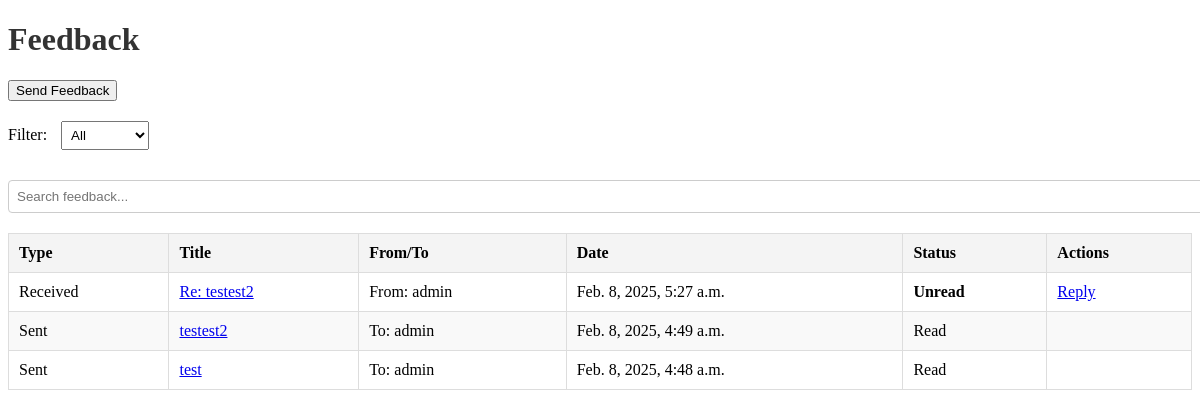
/feedbacks/ (signed in), run on an earlier commit of the app's database.
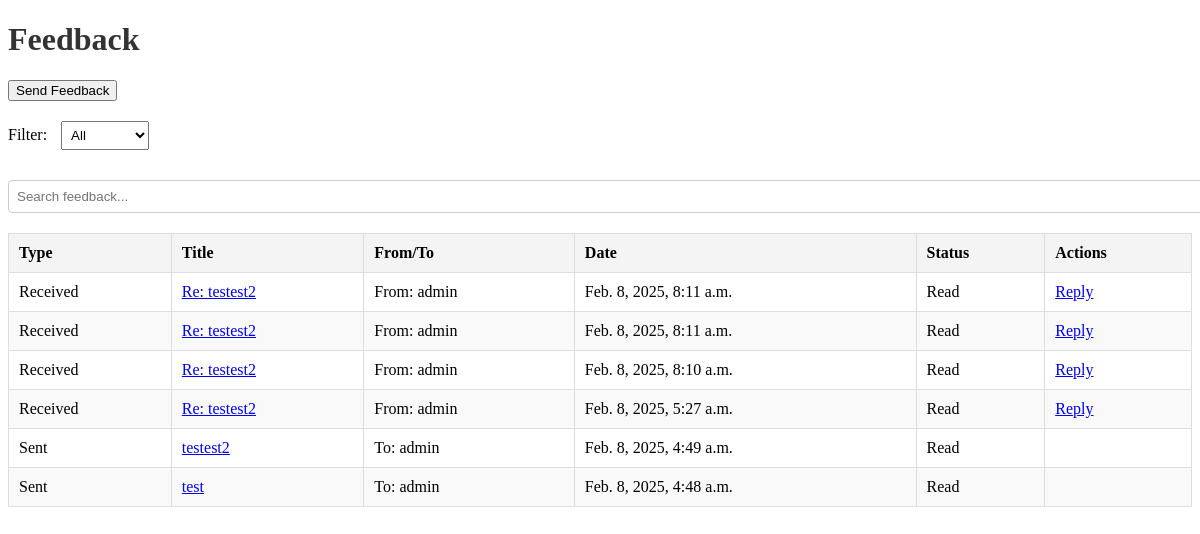
And on a later commit of the database.
### feedbacks/models.py (models this page shows, shortened)
class Feedback(models.Model):
    CATEGORY_CHOICES = [
        ('system/application', 'System/Application'),
        ('aid_programs', 'Aid Programs'),
    ]
    sender = models.ForeignKey(settings.AUTH_USER_MODEL, related_name='sent_feedbacks', on_delete=models.CASCADE)
    receiver = models.ForeignKey(settings.AUTH_USER_MODEL, related_name='received_feedbacks', on_delete=models.CASCADE)
    title = models.CharField(max_length=255)
    message = models.TextField()
    category = models.CharField(max_length=20, choices=CATEGORY_CHOICES)
    attachment = models.FileField(upload_to='feedback_attachments/', blank=True, null=True)
    is_read = models.BooleanField(default=False)  # Track if the feedback is read
    created_at = models.DateTimeField(auto_now_add=True)
    updated_at = models.DateTimeField(auto_now=True)
    class Meta:
        db_table = 'feedback'

### users/models.py (models this page shows, shortened)
class Account(AbstractUser):
    ROLE_LIST = [
        ('student', 'Student'),
        ('officer', 'Aid Officer'),
        ('funder', 'Funder'),
        ('administrator', 'Administrator'),
    ]
    role = models.CharField(max_length=13, choices=ROLE_LIST)
    study_program = models.CharField(max_length=100, blank=True, null=True)  # only for Students
    years_of_study = models.IntegerField(blank=True, null=True)
    gpa = models.FloatField(blank=True, null=True)
    organization_name = models.CharField(max_length=255, blank=True, null=True)
    is_approved = models.BooleanField(default=False)
    phone_number = models.CharField(max_length=15, blank=True, null=True)
    created_at = models.DateTimeField(default=now)
    updated_at = models.DateTimeField(auto_now=True)
    class Meta:
        db_table = 'users_masterlist'

### feedbacks/views.py (the view, shortened to what this page needs)
# urls.py: path('', views.feedback_view, name='feedback_view'),
@login_required
def feedback_view(request):
    tab = request.GET.get('tab', 'received')
    feedback_id = request.GET.get('id')
    all_feedbacks = Feedback.objects.filter(
        Q(sender=request.user) | Q(receiver=request.user)
    ).order_by('-created_at')
    feedback_list = []
    for feedback in all_feedbacks:
        feedback_data = {
            'feedback': feedback,
            'type': 'Sent' if feedback.sender == request.user else 'Received',
        }
        feedback_list.append(feedback_data)
    return render(request, 'feedbacks/feedback.html', {
        'tab': tab,
        'feedback_list': feedback_list,
    })

### feedbacks/templates/feedbacks/feedback.html (shortened to what this page needs)
<!DOCTYPE html>
<html lang="en">
<head>
</head>
<body>
    <h1>Feedback</h1>
    <div class="actions">
        <button onclick="openModal('send-feedback')">Send Feedback</button>
    </div>
    <div class="filters">
        <label for="filter-dropdown">Filter:</label>
        <select id="filter-dropdown" onchange="filterFeedback(this.value)">
            <option value="all">All</option>
        </select>
    </div>
    <div class="search-bar">
        <input type="text" id="search-input" placeholder="Search feedback..." onkeyup="filterFeedback()">
    </div>
    <table id="feedback-table">
        <thead>
            <tr>
                <th>Type</th>
                <th>Title</th>
                <th>From/To</th>
                <th>Date</th>
                <th>Status</th>
                <th>Actions</th>
            </tr>
        </thead>
        <tbody>
            {% for item in feedback_list %}
                <tr class="feedback-row {% if item.type == 'Sent' %}sent{% else %}received{% endif %}">
                    <td>{{ item.type }}</td>
                    <td>
                        <a href="#" onclick="showFeedbackContent('{{ item.feedback.id }}', '{{ item.feedback.title|escapejs }}', '{{ item.feedback.message|escapejs }}')">{{ item.feedback.title }}</a>
                    </td>
                    <td>
                        {% if item.type == 'Sent' %}
                            To: {{ item.feedback.receiver.username }}
                        {% else %}
                            From: {{ item.feedback.sender.username }}
                        {% endif %}
                    </td>
                    <td>{{ item.feedback.created_at }}</td>
                    <td id="status-{{item.feedback.id}}">
                        {% if not item.feedback.is_read and item.feedback.receiver == request.user %}
                            <strong>Unread</strong>
                        {% else %}
                            Read
                        {% endif %}
                    </td>
                    <td>
                        {% if item.feedback.receiver == request.user %}
                            <a href="#" onclick="openReplyModal({{ item.feedback.id }})">Reply</a>
                        {% endif %}
                    </td>
                </tr>
            {% empty %}
                <tr>
                    <td colspan="6">No feedback available.</td>
                </tr>
            {% endfor %}
        </tbody>
    </table>
</body>
</html>

### feedbacks/templates/feedbacks/feedback.html (style rules this page uses)
h1 { color: #333; }
.actions, .filters, .search-bar { margin-bottom: 20px; }
.filters select { padding: 5px; margin-left: 10px; }
.search-bar input { width: 100%; padding: 8px; margin-top: 10px; border: 1px solid #ccc; border-radius: 4px; }
table { width: 100%; border-collapse: collapse; margin-top: 20px; }
table th, table td { padding: 10px; border: 1px solid #ddd; text-align: left; }
table th { background-color: #f4f4f4; }
table tr:nth-child(even) { background-color: #f9f9f9; }

What changed in the data, as far as the page shows it:
added Feedback: type "Received", feedback "Re: testest2", feedback.sender.username "admin", feedback.created_at "Feb. 8, 2025, 8:11 a.m.", is_read "Read"
added Feedback: type "Received", feedback "Re: testest2", feedback.sender.username "admin", feedback.created_at "Feb. 8, 2025, 8:11 a.m.", is_read "Read"
added Feedback: type "Received", feedback "Re: testest2", feedback.sender.username "admin", feedback.created_at "Feb. 8, 2025, 8:10 a.m.", is_read "Read"
changed Feedback "Feb. 8, 2025, 5:27 a.m.": is_read "Unread" → "Read"
